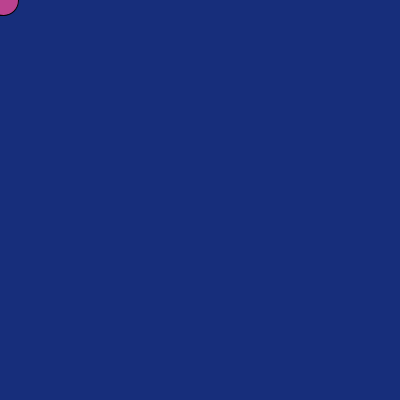
Frame 1 (no input)
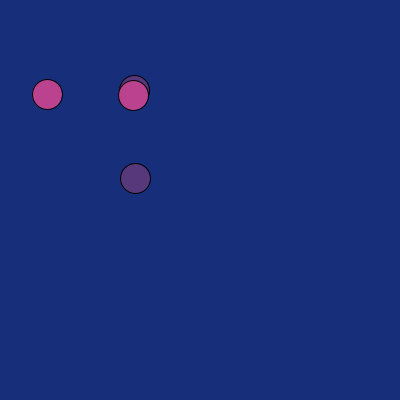
Frame 60 (the mouse pressed at the canvas centre just before this capture)
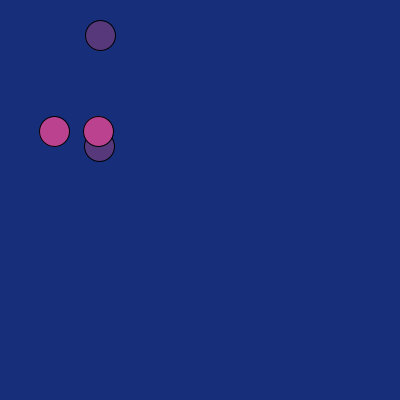
Frame 120 (the mouse held since frame 60 and released just before this capture)

The Processing sketch that drew these frames (run headless with seeded random() and noise(); from frame 60 on, the mouse is pressed at the canvas centre):

// Processing sketch: processing_12828
// ── processing_12828.pde

//Liliana Osorio
//Comp Sci-Lab
//September 28,2010

float x, y;
float sX, sY;
float r;
float gravity;
float damping;
float friction;

void setup() {
  size(400, 400);
  smooth();
  background(23,46,123);

  sX = 2.25;
  sY = 0.0;
  r = 15.0;
  gravity = .03;
  damping = .80;
  friction = .85;

}

void draw() {
  
 
  fill(23,46,123);
  rect(-1, -1, width+1, height+1);
  
 for(int i=0; i<2; i++){
  fill(87,56,123);
  stroke(0);
  ellipse(x*.5, random(y), r*2, r*2);
  x+=sX;
  sY += gravity;
  y+=sY;
 }
  
  
  for(int i=0; i<2; i++){
  fill(187,66,143);
  stroke(0);
  ellipse(random(x*.6), y*.5, r*2, r*2);
  x+=sX;
  sY += gravity;
  y+=sY;
  }
  
  
  if (x>width-r){
    x = width-r;
    sX*=-1;
  } else if (x < r) {
    x = r;
    sX*=-1;
  } if (y>height-r){
    y = height-r;
    sY*=-1;
    sY *= damping;
    sX *= friction;
  } else if (y<r) {
    y = r;
    sY*=-1;
  }
  
  
}
